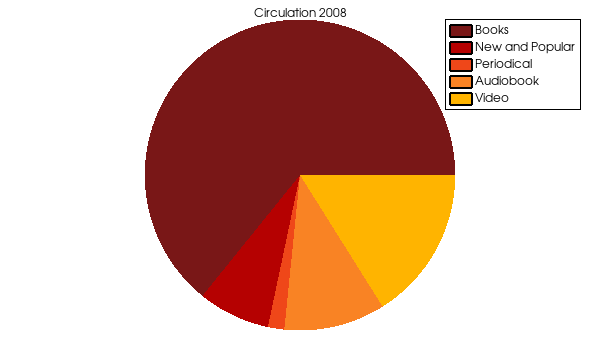

Reproduce this figure in Python.
#!/usr/bin/env python
# Demonstrate a pie chart with labeled slices using vtkChartPie.

import vtkmodules.vtkInteractionStyle  # noqa: F401
import vtkmodules.vtkRenderingContextOpenGL2  # noqa: F401
import vtkmodules.vtkRenderingOpenGL2  # noqa: F401

from vtkmodules.vtkChartsCore import vtkChartPie, vtkPlotPie
from vtkmodules.vtkCommonColor import vtkColorSeries
from vtkmodules.vtkCommonCore import vtkIntArray, vtkStringArray
from vtkmodules.vtkCommonDataModel import vtkTable
from vtkmodules.vtkRenderingContext2D import vtkContextActor
from vtkmodules.vtkRenderingCore import (
    vtkRenderWindow,
    vtkRenderWindowInteractor,
    vtkRenderer,
)

# Data for the pie chart.
data = [77938, 9109, 2070, 12806, 19514]
label_strings = ["Books", "New and Popular", "Periodical", "Audiobook", "Video"]

# Create a table.
table = vtkTable()

arr_data = vtkIntArray()
arr_data.SetName("2008 Circulation")
for val in data:
    arr_data.InsertNextValue(val)

label_array = vtkStringArray()
for lbl in label_strings:
    label_array.InsertNextValue(lbl)

table.AddColumn(arr_data)

# Create a color series.
color_series = vtkColorSeries()
color_series.SetColorScheme(vtkColorSeries.WARM)

# Set up a chart.
chart = vtkChartPie()

pie = vtkPlotPie.SafeDownCast(chart.AddPlot(0))
pie.SetColorSeries(color_series)
pie.SetInputData(table)
pie.SetInputArray(0, "2008 Circulation")
pie.SetLabels(label_array)

chart.SetShowLegend(True)
chart.SetTitle("Circulation 2008")

# Context actor and scene wiring.
context_actor = vtkContextActor()
context_actor.GetScene().AddItem(chart)

# Renderer
renderer = vtkRenderer()
renderer.SetBackground(1.0, 1.0, 1.0)
context_actor.GetScene().SetRenderer(renderer)
renderer.AddActor(context_actor)

# Window
render_window = vtkRenderWindow()
render_window.SetSize(600, 350)
render_window.SetMultiSamples(0)
render_window.AddRenderer(renderer)
render_window.SetWindowName("pie test")

# Interactor
interactor = vtkRenderWindowInteractor()
interactor.SetRenderWindow(render_window)

interactor.Initialize()
interactor.Start()
